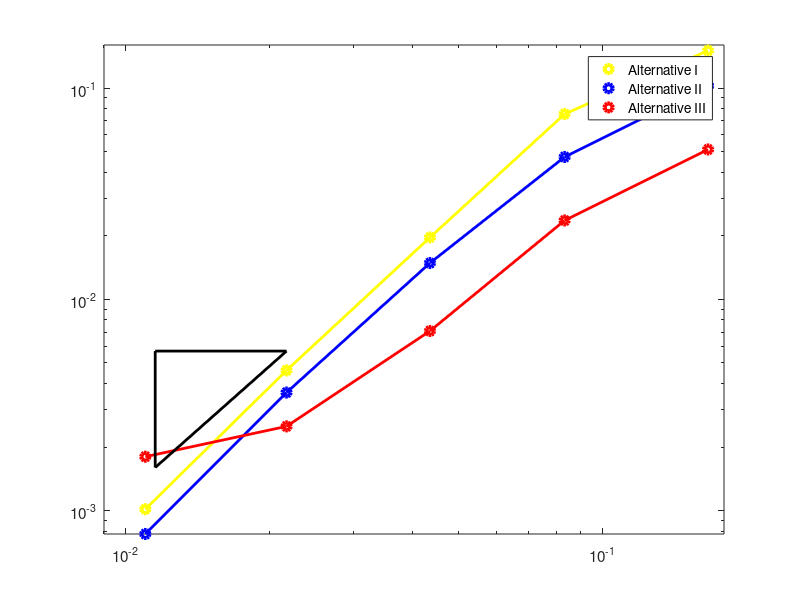
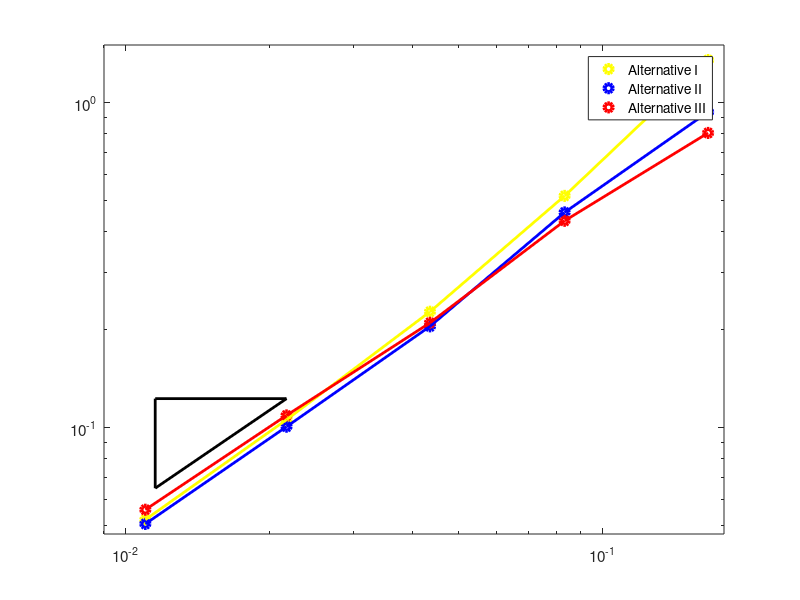

The MATLAB source for these figures, in order:
shape = 'quads';
%shape = 'triangles';
%shape = 'voronoi';

switch shape
    case 'triangles'
%%%%%%%%%%%%%%%%%Triangles

h = [0.10101525445522107, 0.05018856132284956, 0.025141822757713456, 0.012525468249897755,...
     0.006261260829309998];

H1ElectricError =  [0.5098721095770006, 0.12175648676696989, 0.03224235083294914, 0.007922421692486309, 0.001949904177034469];

H1MagneticError = [2.0042181007879325, 0.9781866298047875, 0.5502616339498934, 0.28069706397737304, 0.13768142439140277];

LSElectricError = [0.14818729871298789, 0.04458205952586334, 0.01236690803569729, 0.003386789150707841, 0.0008478943600952674];

LSMagneticError = [1.737093523457867, 0.8830857310478574, 0.5308519199985781, 0.2801388010942833, 0.1374005242633508];

%PiecewiseElectric = [0.15617332183125077, 0.04720367855318061, 0.013734498731550082, 0.003706965600792301, 0.0009266598253482083];

%PiecewiseMagnetic = [1.7257613098011293, 0.8821623227726677, 0.5308026621064391, 0.2800706220693727, 0.13739725521090834];
%New trial.
PiecewiseElectric = [0.15565380780196314, 0.06619434712739114, 0.016493843607543232, 0.004374138191195906, 0.0010836239662052856];
PiecewiseMagnetic = [1.5431901128336851, 0.9569453749129787, 0.541891998918303, 0.28335839603304325, 0.14036938458439813];
%secondtitle = 'Triangles';


set(gca,'FontSize',15)
hold on
%Pick a basis point for the triangle
xseed = 0.9*h(5)+h(4)*0.1;
yseed = 0.01*0.25+0.001*.75;
%desiredSlope Of triangle
slope = 2;
%Another x point
xnext = h(4);


b = log10(yseed/(xseed^slope));


ynext = 10^(b)*xnext^slope;


x = [xseed, xseed,xnext,ynext];
%secondtitle = 'Triangles';




%Plotting the electric field
figure(1)
clf
loglog(h,H1ElectricError,'o','LineWidth',3,'color','y');
hold on
loglog(h,LSElectricError,'o','LineWidth',3,'color','b');
loglog(h,PiecewiseElectric,'o','Linewidth',3,'color','r');
loglog(h,H1ElectricError,'LineWidth',2,'Color','y');
loglog(h,LSElectricError,'LineWidth',2,'Color','b');
loglog(h,PiecewiseElectric,'Linewidth',2,'Color','r');

set(gca,'FontSize',11)
hold on
%Pick a basis point for the triangle
xseed = 0.9*h(5)+h(4)*0.1;
yseed = 0.01*0.25+0.001*.75;
%desiredSlope Of triangle
slope = 2;
%Another x point
xnext = h(4);


b = log10(yseed/(xseed^slope));


ynext = 10^(b)*xnext^slope;


x = [xseed, xseed, xnext, xseed];
y = [yseed, ynext, ynext, yseed];

loglog(x,y,'LineWidth',2,'Color','k')

%text(xseed*0.7+0.3*xnext,ynext+0.003,'1','Fontsize',15)
%text(xseed-0.001,0.5*yseed+0.5*ynext,'2','Fontsize',15)





%title('Triangular Mesh')





%Now the ticks
%The x-axis
leftaxis = 0.005;
rightaxis = 0.13;
upaxis = 0.65;
downaxis = 0;

axis([leftaxis rightaxis downaxis upaxis])

legend('Alternative I','Alternative II', 'Alternative III')


%Plotting The magnetic Field

figure(2)
clf
loglog(h,H1MagneticError,'o','LineWidth',3,'color','y')
hold on
loglog(h,LSMagneticError,'o','LineWidth',3,'color','b')
loglog(h,PiecewiseMagnetic,'o','Linewidth',3,'color','r');
loglog(h,H1MagneticError,'LineWidth',2,'Color','y')
loglog(h,LSMagneticError,'LineWidth',2,'Color','b')
loglog(h,PiecewiseMagnetic,'Linewidth',2,'Color','r');
set(gca,'FontSize',11)


hold on

%Pick a basis point for the triangle
xseed = h(4)*0.05+0.95*h(5);
yseed = 0.18;
%desiredSlope Of triangle
slope = 1;
%Another x point
xnext = h(4);


b = log10(yseed/(xseed^slope));


ynext = 10^(b)*xnext^slope;


x = [xseed, xseed, xnext, xseed];
y = [yseed, ynext, ynext, yseed];

loglog(x,y,'LineWidth',2,'Color','k')


%text(xseed*0.7+0.3*xnext,ynext+0.01+0.01+0.01+0.01,'1','FontSize',15)
%text(xseed-0.0015/1.5,0.5*yseed+0.5*ynext,'1','FontSize',15)










%title('Triangular Mesh')
%xlabel('Mesh Size')
%ylabel('Error On Magnetic Field')


%axis([0.01-0.005 0.1+0.01 0.1+0.1 3])

leftaxis = 0.005;
rightaxis = 0.13;
downaxis = 0.125;
upaxis = 2.15;

axis([leftaxis rightaxis downaxis upaxis])
%xlabel('Mesh Size')

ax = log10(leftaxis);
bx = log10(rightaxis);
tx = ax:(bx-ax)/10:bx;
tx = 10.^(tx);
ay = log10(downaxis);
by = log10(upaxis);
ty = ay:(by-ay)/10:by;
ty = 10.^(ty);

legend('Alternative I','Alternative II','Alternative III')

%xticks(tx)
%yticks(ty)

%grid on





























    case 'quads'
%%%%%%%%%%%%%%%%%%%PerturbedSquares
%h = [0.471405,0.235702,0.122975,0.0614875,0.0310816,0.0155408,0.00779781];
%The above was the older mesh-size

h = [0.16666666666666666, 0.08333333333333333, 0.043478260869565216, 0.021739130434782608,...
     0.010989010989010988];%, 0.005494505494505494,0.0027548209366391185];

H1ElectricError = [0.1505488392083424, 0.07540240822978826, 0.01964292814740662, 0.00461064875933448, 0.0010155804421071366];

H1MagneticError = [1.3485966107898497, 0.515270877390314, 0.22681651972361622, 0.10557908129467171, 0.05201601043760578];
                                                      
LSElectricError = [0.10257125554190669, 0.04721190787824579, 0.014863112248450432, 0.0036221150547460566, 0.0007750246467491926];
LSMagneticError = [0.9331853803694574, 0.45839095006777036, 0.2045238649645601, 0.10048477597864197, 0.05047566104015773];

%PiecewiseElectric = [0.06401026321938064, 0.023402075732633493, 0.010531654108504205, 0.0026036967096083725, 0.0004036108290974887];
%PiecewiseMagnetic = [0.9047620434005373, 0.44128757090293436, 0.20226301729409893, 0.10020865068781082, 0.05040840568641607];
%New trial
PiecewiseElectric = [0.0512350094121807, 0.023635417304269993, 0.007083805155839038, 0.002505228754786083, 0.0017995519817493328];
PiecewiseMagnetic = [0.8046433434267048, 0.4318927166148368, 0.20971710032225624, 0.10885451829483941, 0.05581372009656225];
%secondtitle = 'On Perturbed squares';


%Plotting the electric field

figure(1)

clf

loglog(h,H1ElectricError,'o','LineWidth',3,'color','y')
hold on
loglog(h,LSElectricError,'o','LineWidth',3,'color','b')
loglog(h,PiecewiseElectric,'o','Linewidth',3,'color','r');
loglog(h,H1ElectricError,'LineWidth',2,'Color','y')
loglog(h,LSElectricError,'LineWidth',2,'Color','b')
loglog(h,PiecewiseElectric,'Linewidth',2,'color','r');
%loglog(h,10^(1)*h.^(1.8))
hold on
%Pick a basis point for the triangle
xseed = 0.95*h(5)+0.05*h(4);
yseed = 0.0016;
%desiredSlope Of triangle
slope = 2;
%Another x point
xnext = h(4);


b = log10(yseed/(xseed^slope));


ynext = 10^(b)*xnext^slope;


x = [xseed, xseed, xnext, xseed];
y = [yseed, ynext, ynext, yseed];

loglog(x,y,'r','LineWidth',2,'Color','k')
set(gca,'FontSize',11)
%text(xseed*0.7+0.3*xnext,ynext+0.002,'1','FontSize',15)
%text(xseed-0.002,0.5*yseed+0.5*ynext,'2','FontSize',15)




%title('Perturbed Quadrilateral Mesh')
%axis([0.01 0.25 (0.001+0.0001)/2 .15])
%xlabel('Mesh Size')
%ylabel('Error On Electric Field')

leftaxis = 0.009;
rightaxis = 0.18;
downaxis = 0.0;
upaxis = 0.16;

axis([leftaxis rightaxis downaxis upaxis])


ax = log10(leftaxis);
bx = log10(rightaxis);
tx = ax:(bx-ax)/10:bx;
tx = 10.^(tx);
ay = log10(downaxis);
by = log10(upaxis);
ty = ay:(by-ay)/10:by;
ty = 10.^(ty);

legend('Alternative I','Alternative II', 'Alternative III')

%xticks(tx)
%yticks(ty)





%grid on



%Plotting The magnetic Field

figure(2)
clf
loglog(h,H1MagneticError,'o','LineWidth',3,'color','y')
hold on
loglog(h,LSMagneticError,'o','LineWidth',3,'color','b')
loglog(h,PiecewiseMagnetic,'o','Linewidth',3,'color','r');
loglog(h,H1MagneticError,'LineWidth',2,'Color','y')
loglog(h,LSMagneticError,'LineWidth',2,'Color','b')
loglog(h,PiecewiseMagnetic,'Linewidth',2,'color','r');

hold on

%Pick a basis point for the triangle
xseed = h(4)*0.05+0.95*h(5);
yseed = 0.065;
%desiredSlope Of triangle
slope = 1;
%Another x point
xnext = h(4);


b = log10(yseed/(xseed^slope));


ynext = 10^(b)*xnext^slope;


x = [xseed, xseed, xnext, xseed];
y = [yseed, ynext, ynext, yseed];

loglog(x,y,'LineWidth',2,'Color','k')


%text(xseed*0.7+0.3*xnext,ynext+0.01+0.01,'1','FontSize',15)
%text(xseed-0.0015,0.5*yseed+0.5*ynext,'1','FontSize',15)

set(gca,'FontSize',11)








%title('Perturbed Quadrilateral Mesh')
%xlabel('Mesh Size')
%ylabel('Error On Magnetic Field')
%axis([0.01 0.25 0.75*10^(-1)+0.25*0.01 1])
%grid on

leftaxis = 0.009;
rightaxis = 0.18;
downaxis = 0.047;
upaxis = 1.5;

axis([leftaxis rightaxis downaxis upaxis])


ax = log10(leftaxis);
bx = log10(rightaxis);
tx = ax:(bx-ax)/10:bx;
tx = 10.^(tx);
ay = log10(downaxis);
by = log10(upaxis);
ty = ay:(by-ay)/10:by;
ty = 10.^(ty);



%xticks(tx)
%yticks(ty)


legend('Alternative I','Alternative II','Alternative III')




    case 'voronoi'
%%%%%%%%%%%%%%%%%%%%%%%%%%Voronoi

%h = [0.12803687993289598, 0.06772854614785964, 0.03450327796711771, 0.017476749542968805,...
%     0.008787156237382746];%, 0.004419676355414694,0.0022139558199118672];

%ElectricError = [0.4846671385368301, 0.17629056352803815, 0.0894535222510598, 0.013677866376455412,...
%    0.006616196310031363];

%MagneticError = [4.418879142501644, 2.4900590603987354, 1.2075527434363857, 0.5879063547722386,...
% 0.276556530752596];

h = [0.12803687993289598, 0.06772854614785964, 0.03450327796711771, 0.017476749542968805,0.008787156237382746];

H1ElectricError = [0.6402171603657321, 0.2191316614798317, 0.05161479281147327, 0.013327689044599616, 0.003435073380290061];

H1MagneticError = [3.3226284919819693, 1.6827177392771193, 0.7955836030979955, 0.3792426183789603, 0.18192650249011413];

LSElectricError = [0.3682110522050534, 0.15810796882225037, 0.03953170336385856, 0.010469264282408906, 0.003850058673999911];

LSMagneticError = [2.697860282739323, 1.504084831376333, 0.74567700206153, 0.36236339153342956, 0.17296289875225518];

%PiecewiseElectric = [0.2844938672969478, 0.0957880521111463, 0.08430848536317731, 0.010034323386856954, 0.006058071946101146];
%PiecewiseMagnetic = [2.526393278930101, 1.4568176720822381, 0.7152759426644181, 0.35076653688237175, 0.1663073302200001];
%New
PiecewiseElectric = [0.2742857252259966, 0.09915374034956144, 0.08463413832732498, 0.01187454501946442, 0.006399316962147336];
PiecewiseMagnetic = [2.574014260656867, 1.495773132863638, 0.7397827741185969, 0.366456406959799, 0.1755798605185168];
%secondtitle='Voronoi';



figure(1)

clf

loglog(h,H1ElectricError,'o','LineWidth',3,'color','y')
hold on
loglog(h,LSElectricError,'o','LineWidth',3,'color','b')
loglog(h,PiecewiseElectric,'o','Linewidth',3,'color','r');
loglog(h,H1ElectricError,'LineWidth',2,'Color','y')
loglog(h,LSElectricError,'LineWidth',2,'Color','b')
loglog(h,PiecewiseElectric,'Linewidth',2,'color','r');
hold on
%Pick a basis point for the triangle
xseed = 0.9*h(5)+h(4)*0.1;
%yseed = 0.0124;
yseed = 0.007;
%desiredSlope Of triangle
slope = 2;
%Another x point
xnext = h(4)*0.95+0.05*h(5);


b = log10(yseed/(xseed^slope));


ynext = 10^(b)*xnext^slope;


x = [xseed, xseed, xnext, xseed];
y = [yseed, ynext, ynext, yseed];

loglog(x,y,'LineWidth',2,'Color','k')

%text(xseed*0.7+0.3*xnext,ynext+0.001+0.0035,'1','FontSize',15)
%text(xseed-0.0012,0.5*yseed+0.5*ynext,'2','FontSize',15)
set(gca,'FontSize',11)




%title('Voronoi Tesselation')





%Now the ticks
%The x-axis
%leftaxis = 0.0077;
%rightaxis = 0.1+0.05;
%upaxis = 0.55;
%downaxis = 0.0048;

leftaxis  = 0.007;
rightaxis = 0.15;
upaxis = 0.8;
downaxis = 0.002;
axis([leftaxis rightaxis downaxis upaxis])
%xlabel('Mesh Size')

ax = log10(leftaxis);
bx = log10(rightaxis);
tx = ax:(bx-ax)/10:bx;
tx = 10.^(tx);
ay = log10(downaxis);
by = log10(upaxis);
ty = ay:(by-ay)/10:by;
ty = 10.^(ty);

%ylabel('Error On Electric Field')

%xticks(tx)
%yticks(ty)
%grid on

legend('Alternative I','Alternative II','Alternative III')


%Plotting The magnetic Field

figure(2)
clf
loglog(h,H1MagneticError,'o','LineWidth',3,'color','y')
hold on
loglog(h,LSMagneticError,'o','LineWidth',3,'color','b')
loglog(h,PiecewiseMagnetic,'o','Linewidth',3,'color','r');
loglog(h,H1MagneticError,'LineWidth',2,'Color','y')
loglog(h,LSMagneticError,'LineWidth',2,'Color','b')
loglog(h,PiecewiseMagnetic,'Linewidth',2,'color','r');


hold on

%Pick a basis point for the triangle
%xseed = h(4)*0.25+0.75*h(5);
%yseed = 0.45;
xseed = 0.95*h(5)+0.05*h(4);
yseed = 0.22;
%desiredSlope Of triangle
slope = 1;
%Another x point
%xnext = h(4);
xnext = h(5)*0.05+0.95*h(4);


b = log10(yseed/(xseed^slope));


ynext = 10^(b)*xnext^slope;


x = [xseed, xseed, xnext, xseed];
y = [yseed, ynext, ynext, yseed];

loglog(x,y,'LineWidth',2,'Color','k')


%text(xseed*0.7+0.3*xnext,ynext+0.01+0.01+0.01+0.01+0.01,'1','FontSize',15)
%text(xseed-0.0015/1.5,0.5*yseed+0.5*ynext,'1','fontSize',15)




set(gca,'FontSize',11)





%title('Voronoi Tesselation')
%xlabel('Mesh Size')
%ylabel('Error On Magnetic Field')


%axis([0.01-0.005 0.1+0.01 0.1+0.1 3])

%leftaxis = 0.0068*.99+0.01*0.119;
%rightaxis = 0.15;
%downaxis = 0.25;
%upaxis = 5;
leftaxis = 0.007;
rightaxis = 0.15;
downaxis = 0.16;
upaxis = 3.6;
axis([leftaxis rightaxis downaxis upaxis])
%xlabel('Mesh Size')

ax = log10(leftaxis);
bx = log10(rightaxis);
tx = ax:(bx-ax)/10:bx;
tx = 10.^(tx);
ay = log10(downaxis);
by = log10(upaxis);
ty = ay:(by-ay)/10:by;
ty = 10.^(ty);

%xticks(tx)
%yticks(ty)

%grid on
legend('Alternative I','Alternative II','Alternative III')
end
